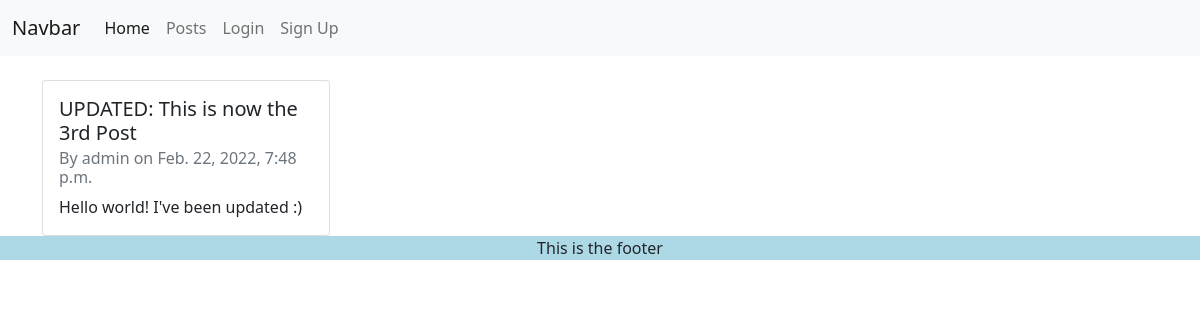
The page /posts/4 on the database its author committed.
### blog/models.py (models this page shows, shortened)
class Post(models.Model):
    title = models.CharField(max_length=255)
    author = models.ForeignKey(User, on_delete=models.CASCADE)
    content = models.TextField()
    date_posted = models.DateTimeField(auto_now_add=True)

### blog/views.py (the view)
# urls.py: path('posts/<int:post_id>', views.individualPost, name='individualPost'),
def individualPost(request, post_id):
    post = Post.objects.get(id=post_id)
    context = {'post': post}
    return render(request, 'blog/individualpost.html', context)

### blog/templates/blog/individualpost.html (shortened to what this page needs)
{% extends "blog/base.html" %}
{% block content %}
    <div class="card mt-4" style="width: 18rem;">
        <div class="card-body">
            <h5 class="card-title">{{ post.title }}</h5>
            <h6 class="card-subtitle mb-2 text-muted">By {{ post.author }} on {{ post.date_posted }}</h6>
            <p class="card-text">{{ post.content }}</p>
        </div>
    </div>
{% endblock content %}

### rows shown on the page
Post: title "UPDATED: This is now the 3rd Post", author "admin", date_posted "Feb. 22, 2022, 7:48 p.m.", content "Hello world! I've been updated :)"
